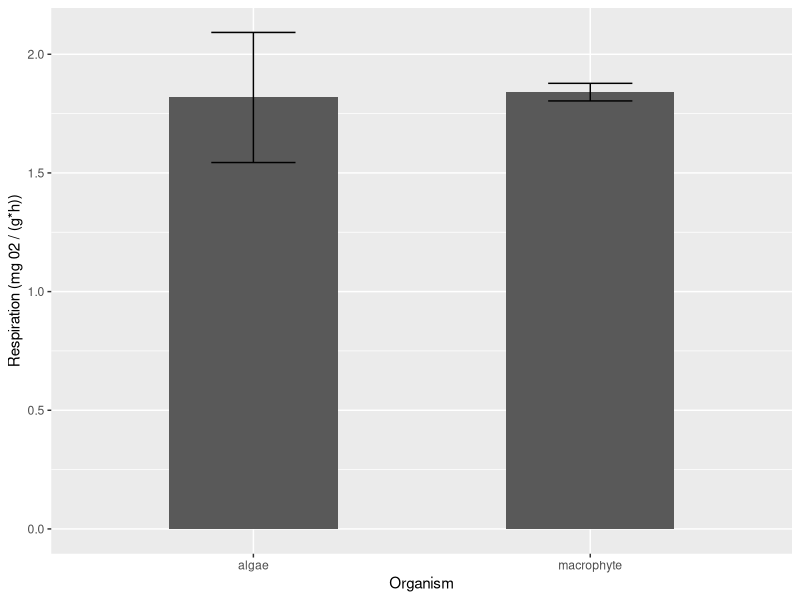
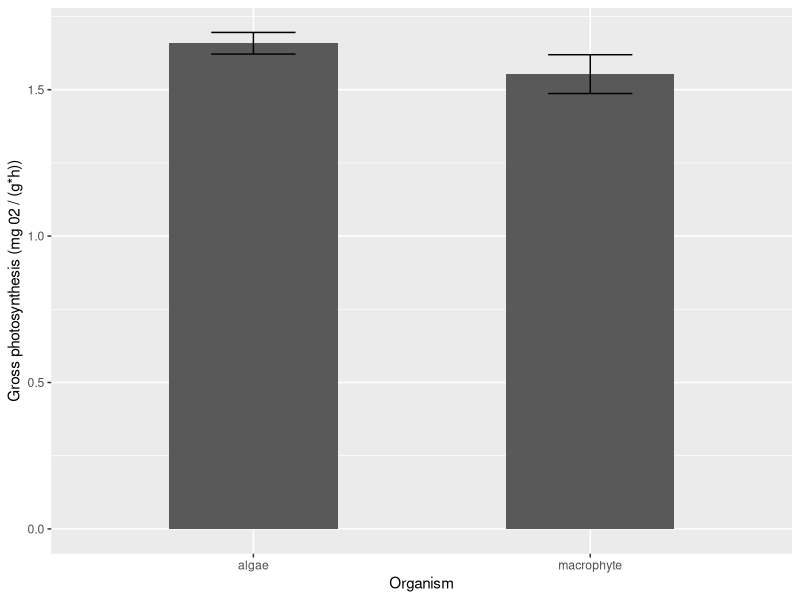

Source code (R) for these figures, in order:
## ---- chunk 1
require(tidyverse)
require(lubridate)
## ---- chunk 2
do_data <- read.csv(file = "lab2_monday.csv", header = T, sep = ",") %>%
  mutate(TIME_INITIAL = mdy_hm(TIME_INITIAL),
         TIME_FINAL = mdy_hm(TIME_FINAL))
## ---- chunk 3
do_data <- do_data %>%
  mutate(ELAPSED_TIME = TIME_FINAL - TIME_INITIAL) %>% # returns elapsed time in hours
  mutate(DELTA_DO = DO_FINAL - DO_INITIAL) %>%
  mutate(DELTA_DO_WEIGHT_HOUR = DELTA_DO/(as.numeric(ELAPSED_TIME)*WEIGHT))
  
## ---- chunk 4
algae_r <- do_data %>%
  filter(ORGANISM == "algae") %>%
  filter(TREATMENT == "dark")

macrophyte_r <- do_data %>%
  filter(ORGANISM == "macrophyte") %>%
  filter(TREATMENT == "dark")

respiration_t <- t.test(algae_r$DELTA_DO_WEIGHT_HOUR, macrophyte_r$DELTA_DO_WEIGHT_HOUR)

respiration_t
## ---- chunk 5
respiration <- do_data %>%
  filter(TREATMENT == "light") %>%
  group_by(ORGANISM) %>%
  summarise(RESPIRATION_MEAN = mean(DELTA_DO_WEIGHT_HOUR),
            RESPIRATION_SE = sd(DELTA_DO_WEIGHT_HOUR)/sqrt(n()))
## ---- chunk 6
gross_photosynthesis <- do_data %>%
  filter(TREATMENT == "dark") %>%
  mutate(GROSS_PHOTOSYNTHESIS = case_when(ORGANISM == "algae" ~ DELTA_DO_WEIGHT_HOUR + 1.818,
                                          ORGANISM == "macrophyte" ~ DELTA_DO_WEIGHT_HOUR + 1.841))
## ---- chunk 7
algae_gross <- gross_photosynthesis %>%
  filter(ORGANISM == "algae")

macrophyte_gross <- gross_photosynthesis %>%
  filter(ORGANISM == "macrophyte")

gross_t <- t.test(algae_gross$GROSS_PHOTOSYNTHESIS, macrophyte_gross$GROSS_PHOTOSYNTHESIS)

gross_t
## ---- chunk 8
gross_photo_mean <- gross_photosynthesis %>%
  group_by(ORGANISM) %>%
  summarise(GROSS_MEAN = mean(GROSS_PHOTOSYNTHESIS),
            GROSS_SE = sd(GROSS_PHOTOSYNTHESIS)/sqrt(n()))
## ---- chunk 9
respiration_plot <- ggplot() +
  geom_col(data = respiration,
           aes(x = ORGANISM, y = RESPIRATION_MEAN),
           width = 0.5) +
  geom_errorbar(data = respiration,
                aes(x = ORGANISM, 
                    ymin = RESPIRATION_MEAN - RESPIRATION_SE, 
                    ymax = RESPIRATION_MEAN + RESPIRATION_SE),
                width = 0.25) +
  xlab("Organism") +
  ylab("Respiration (mg 02 / (g*h))")

respiration_plot
## ---- chunk 10
gross_plot <- ggplot() +
  geom_col(data = gross_photo_mean,
           aes(x = ORGANISM, y = GROSS_MEAN),
           width = 0.5) +
  geom_errorbar(data = gross_photo_mean,
                aes(x = ORGANISM, 
                    ymin = GROSS_MEAN - GROSS_SE, 
                    ymax = GROSS_MEAN + GROSS_SE),
                width = 0.25) +
  xlab("Organism") +
  ylab("Gross photosynthesis (mg 02 / (g*h))")

gross_plot
